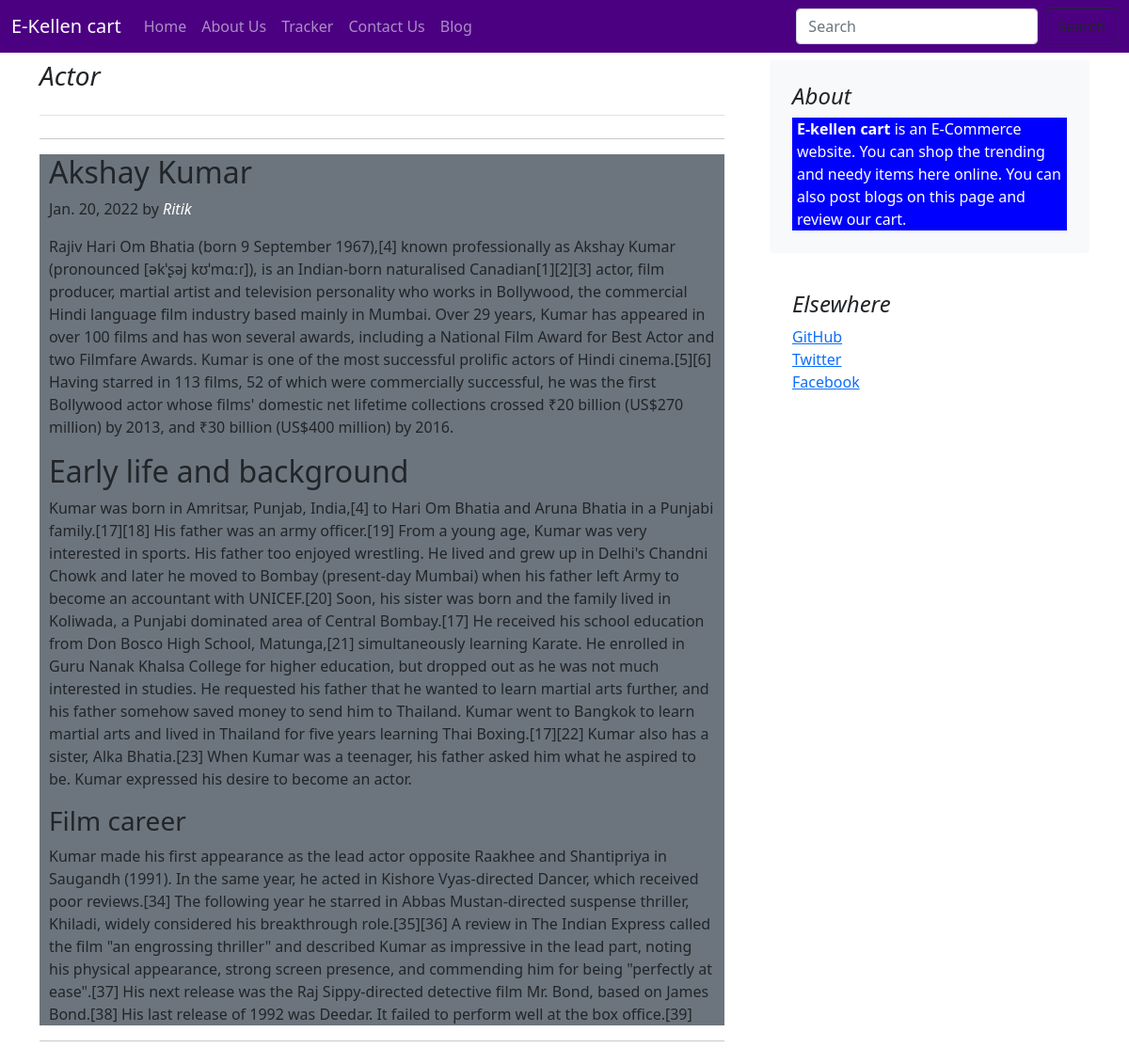
/blog/blogPost/1, run on the app's committed database.
### blog/models.py (models this page shows, shortened)
class Blogpost(models.Model):
    postId = models.BigAutoField(primary_key=True)
    title = models.CharField(max_length=50)
    heading0 = models.CharField(max_length=300)
    heading0text = models.CharField(max_length=3000)
    heading1 = models.CharField(max_length=300)
    heading1text = models.CharField(max_length=3000)
    heading2 = models.CharField(max_length=300)
    heading2text = models.CharField(max_length=3000)
    date = models.DateField()
    thumbnail = models.ImageField(upload_to="blog/images",default="")

### blog/views.py (the view)
# urls.py: path('blogPost/<int:id>', views.blogPost)
def blogPost(request,id):
    post = Blogpost.objects.filter(postId=id)
    return render(request,'blog/blogPost.html',{'post':post[0]})

### blog/templates/blog/blogPost.html (shortened to what this page needs)
{% extends 'blog/base.html' %}
{% block body %}
<div class="container my-2">
  <div class="row g-5">
    <div class="col-md-8">
      <h3 class="pb-4 mb-4 fst-italic border-bottom">{{post.title}}</h3>
      <div class="fb-like" data-href="http://127.0.0.1:8000/blog/blogPost/{{post.postId}}" data-width="" data-layout="standard" data-action="like" data-size="large" data-share="true"></div><hr>
      <article class="blog-post my-3 bg-secondary" style="padding: 0 10px;">
        <h2 class="blog-post-title">{{post.heading0}}</h2>
        <p class="blog-post-meta">{{post.date}} by <i style="color: white;">Ritik</i></p>
        <p>{{post.heading0text}}</p>
        <h2>{{post.heading1}}</h2>
        <p>{{post.heading1text}}</p>
        <h3>{{post.heading2}}</h3>
        <p>{{post.heading2text}}</p>
      </article><hr>
    </div>
    <div class="col-md-4">
      <div class="position-sticky" style="top: 2rem">
        <div class="p-4 mb-3 bg-light rounded">
          <h4 class="fst-italic">About</h4>
          <p class="mb-0" style="background: blue; padding: 0 5px; color:white;">
            <b>E-kellen cart</b> is an E-Commerce website. You can shop the
            trending and needy items here online. You can also post blogs on
            this page and review our cart.
          </p>
        </div>
        <div class="p-4">
          <h4 class="fst-italic">Elsewhere</h4>
          <ol class="list-unstyled">
            <li><a href="#">GitHub</a></li>
            <li><a href="#">Twitter</a></li>
            <li><a href="#">Facebook</a></li>
          </ol>
        </div>
      </div>
    </div>
  </div>
</div>
{% endblock %}

### data on the page
Blogpost: title "Actor", heading0 "Akshay Kumar", date "Jan. 20, 2022", heading0text "Rajiv Hari Om Bhatia (born 9 September 1967),[4] known professionally as Akshay Kumar (pronounced [əkˈʂəj kʊˈmɑːɾ]), is an Indian-born naturalised Canadian[1][2][3] actor, film producer, martial artist and television personality who works in Bollywood, the commercial Hindi language film industry based mainly in Mumbai. Over 29 years, Kumar has appeared in over 100 films and has won several awards, including a National Film Award for Best Actor and two Filmfare Awards. Kumar is one of the most successful prolific actors of Hindi cinema.[5][6] Having starred in 113 films, 52 of which were commercially successful, he was the first Bollywood actor whose films' domestic net lifetime collections…", heading1 "Early life and background", heading1text "Kumar was born in Amritsar, Punjab, India,[4] to Hari Om Bhatia and Aruna Bhatia in a Punjabi family.[17][18] His father was an army officer.[19] From a young age, Kumar was very interested in sports. His father too enjoyed wrestling. He lived and grew up in Delhi's Chandni Chowk and later he moved to Bombay (present-day Mumbai) when his father left Army to become an accountant with UNICEF.[20] Soon, his sister was born and the family lived in Koliwada, a Punjabi dominated area of Central Bombay.[17] He received his school education from Don Bosco High School, Matunga,[21] simultaneously learning Karate. He enrolled in Guru Nanak Khalsa College for higher education, but dropped out as he…", heading2 "Film career", heading2text "Kumar made his first appearance as the lead actor opposite Raakhee and Shantipriya in Saugandh (1991). In the same year, he acted in Kishore Vyas-directed Dancer, which received poor reviews.[34] The following year he starred in Abbas Mustan-directed suspense thriller, Khiladi, widely considered his breakthrough role.[35][36] A review in The Indian Express called the film \"an engrossing thriller\" and described Kumar as impressive in the lead part, noting his physical appearance, strong screen presence, and commending him for being \"perfectly at ease\".[37] His next release was the Raj Sippy-directed detective film Mr. Bond, based on James Bond.[38] His last release of 1992 was Deedar. It…"
